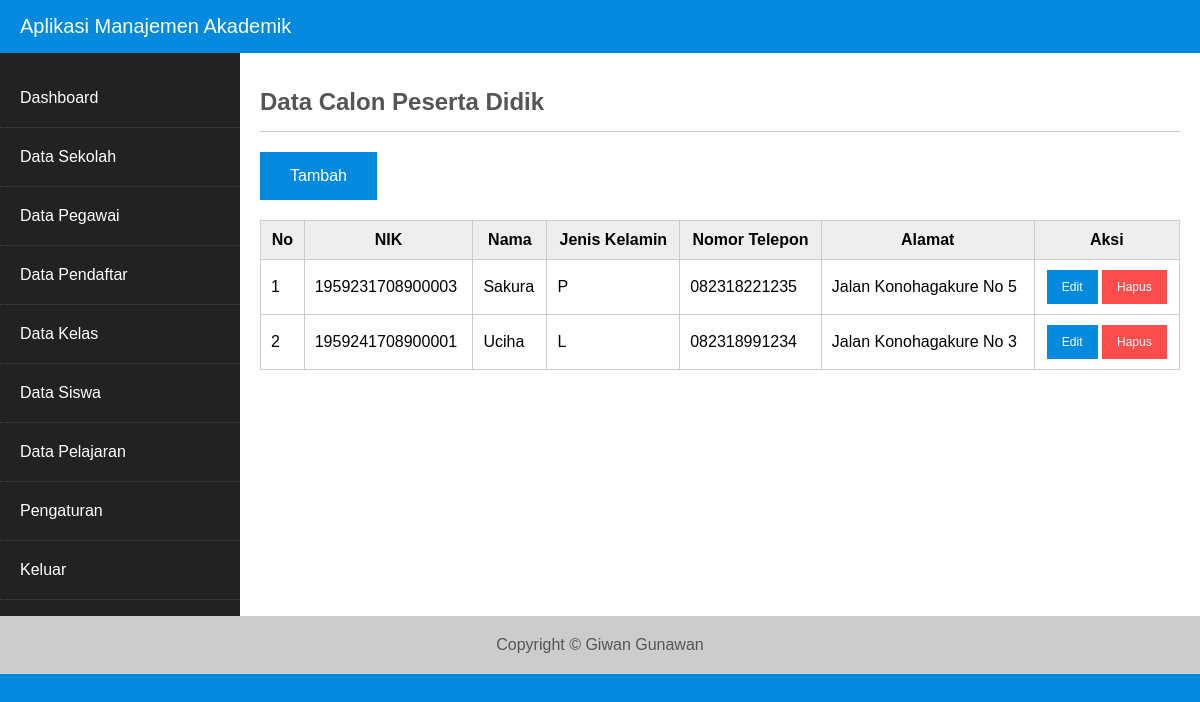
/index.php?hal=pendaftar (signed in), run on the app's committed database.
### tables this page shows
CREATE TABLE `t_pendaftar` (
  `NIK` char(16) NOT NULL,
  `Nama` char(30) NOT NULL,
  `Alamat` char(30) NOT NULL,
  `Nomor_Telepon` char(13) NOT NULL,
  `Jenis_Kelamin` char(1) NOT NULL,
  PRIMARY KEY (`NIK`)
);

### content/pendaftar.php (the view, shortened to what this page needs)
<h2 class="judul">Data Calon Peserta Didik</h2>
<a class="tombol" href="?hal=pendaftar_tambah">Tambah</a>
<table class="table">
   <thead>
      <tr>
         <th>No</th>
         <th>NIK</th>
         <th>Nama</th>
         <th>Jenis Kelamin</th>
         <th>Nomor Telepon</th>
         <th>Alamat</th>
         <th>Aksi</th>
      </tr>
   </thead>
   <tbody>
   <?php
   $query = mysqli_query($con, "SELECT * FROM t_pendaftar");
   $no = 0;
   while($data = mysqli_fetch_array($query)){
      $no++;
?>
      <tr>
         <td><?= $no ?></td>
         <td><?= $data['NIK'] ?></td>
         <td><?= $data['Nama'] ?></td>
         <td><?= $data['Jenis_Kelamin'] ?></td>
         <td><?= $data['Nomor_Telepon'] ?></td>
         <td><?= $data['Alamat'] ?></td>
         <td><center>
            <a class="tombol edit" href="?hal=pendaftar_edit&id=<?= $data['NIK'] ?>"> Edit </a>
            <a class="tombol hapus" href="?hal=pendaftar_hapus&id=<?= $data['NIK'] ?>"> Hapus </a>
         </td>
     </tr>
<?php
   }
?>
   </tbody>
</table>

### konten.php (shortened to what this page needs)
<?php
   $halaman = array("dashboard",
                     "sekolah","sekolah_update",
                     "pendaftar","pendaftar_tambah", "pendaftar_insert","pendaftar_edit", "pendaftar_update","pendaftar_hapus",
                     "kelas",
                     "pegawai", "pegawai_tambah", "pegawai_insert","pegawai_edit", "pegawai_update","pegawai_hapus",
                     "pelajaran",
                     "nilai",
                     "siswa",
                     "user","user_tambah", "user_insert","user_edit", "user_update","user_hapus");
   if(isset($_GET['hal'])) $hal = $_GET['hal'];
   else $hal = "dashboard";
   foreach($halaman as $h){
      if($hal == $h){
         include "content/$h.php";
         break;
      }
   }
?>

### css/style.css (style rules this page uses)
* { box-sizing: border-box; }
body { font-family: Arial; margin: 0; background: #038ade; }
.judul { color: #555; border-bottom: 1px solid #ccc; padding-bottom: 15px; }
.table { width: 100%; margin-top: 20px; border-collapse: collapse; }
.table th, .table td { border: 1px solid #ccc; padding: 10px; }
.table th { background: #eee; }
.tombol { display: inline-block; max-width: 150px; padding: 15px 30px; color: #fff; text-decoration: none; background: #038ade; cursor: pointer; }
.tombol.edit, .tombol.hapus { padding: 10px 15px; font-size: 12px; }
.tombol.hapus { background: #fc4c4c; }

### data on the page
t_pendaftar: NIK "1959231708900003", Nama "Sakura", Jenis_Kelamin "P", Nomor_Telepon "082318221235", Alamat "Jalan Konohagakure No 5"
t_pendaftar: NIK "1959241708900001", Nama "Uciha", Jenis_Kelamin "L", Nomor_Telepon "082318991234", Alamat "Jalan Konohagakure No 3"
